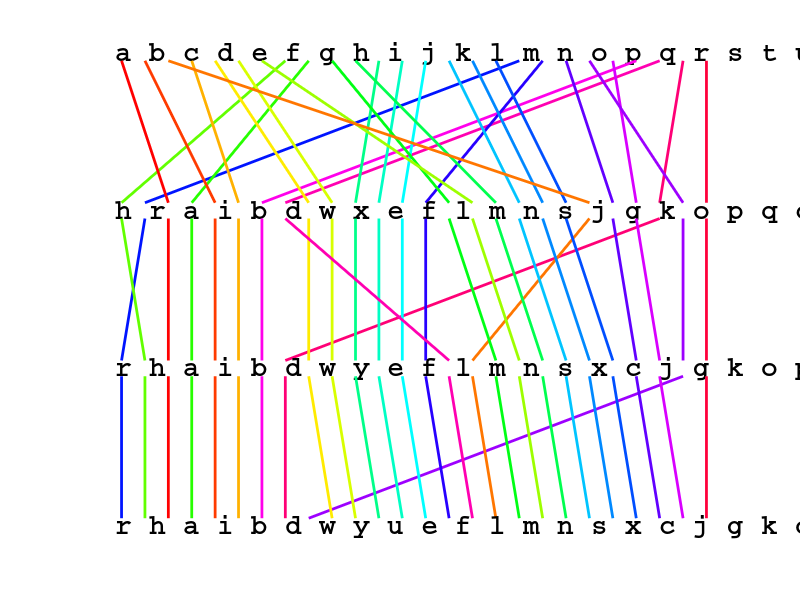

Recreate this plot in MATLAB.
clear
N = 10;  % Maximum number of alphabetizing iterations

%% Create Figure
f = figure;
hold on
c = colormap(hsv(26));

%% Initialize Alphabet and Metadata
alphabet = {'a','b','c','d','e','f','g','h','i','j','k','l','m','n','o',...
            'p','q','r','s','t','u','v','w','x','y','z'};
alphabet_order = 1:26;
% letter_names = {'a','bee','cee','dee','e','ef','gee','aitch','i','jay',...
%                 'kay','el','em','en','o','pee','cue','ar','ess','tee',...
%                 'u','vee','doubleu','ex','wy','zee'};
letter_names = {'ay','bee','see','dee','ee','eff','jee','aitch','aye','jay',...
    'kay','ell','em','en','oh','pee','queue','arr','ess','tee',...
    'yu','vee','doubleyu','ecks','wie','zee'};
            
% Initialize the total permutation vector.  This will let us get back to the
% original alphabet when we need to.
Ptot = 1:26;

%% Plot the Initial Alphabet
text(1,0,strjoin(alphabet),'FontName','Courier','FontSize',20,'FontWeight','bold')

%% Alphabetize the Alphabet Based on the Current Alphabet
for n = 1:N
    % Initialize the sorting values.
    string_value = zeros(1,26);
    for i = 1:26
        
        % Get the name of letter i.
        string = letter_names{i};
        
        % Next, we convert the letter name into a 7 digit big-endian
        % base-26 number:
        
        % letter_1*(26^7) + letter_2*(26^6) ... + letter_7*(26^0)
        
        % This ensures that the first letter is always more
        % significant than the following letters, and so-on for each
        % successive letter.
        for j = length(string):-1:1
            
            % Get the index of letter j in the name of letter i.
            for k = 1:26
                letter_find(k) = strcmp(alphabet{k},string(j));
            end
            letter_value = find(letter_find);
            
            % Add the scaled letter value to the sorting value of the name
            % of letter i.
            string_value(i) = string_value(i) + letter_value*26^(9-j);
        end
        
        % string_value(i) now contains the sorting value of the name of
        % letter i.
    end
    
    % Get the permutation vector which alphabetizes the alphabet.
    [~,P] = sort(string_value);
    
    % Update the total permutation vector.
    Ptot = Ptot(P);
    
    % Check whether we changed the alphabet order.  If not, the algorithm
    % converged and we can stop.
    if alphabet_order==alphabet_order(P)
        disp('Sort Converged')
        break
    end
    
    % Update the alphabet and metadata order using the permuation vector
    alphabet = alphabet(P);
    alphabet_order = alphabet_order(P);
    letter_names = letter_names(P);
    
    % Plot lines tracking the change in letter positions.
    for i = 1:26
        plot([i+.25 P(i)+.25],[n-.05 n-0.95],'-','Color',c(Ptot(i),:),'LineWidth',2)
    end
    % Plot the new alphabetized alphabet
    text(1,n,strjoin(alphabet),'FontName','Courier','FontSize',20,'FontWeight','bold')
end

%% Finalize the Plot
set(f, 'Position', [1000,603,1094,735])
set(gca,'YDir','reverse')
ylim([-0.05 n-0.95])
xlim([0.5 27])
set(gca,'XColor','none','YColor','none')